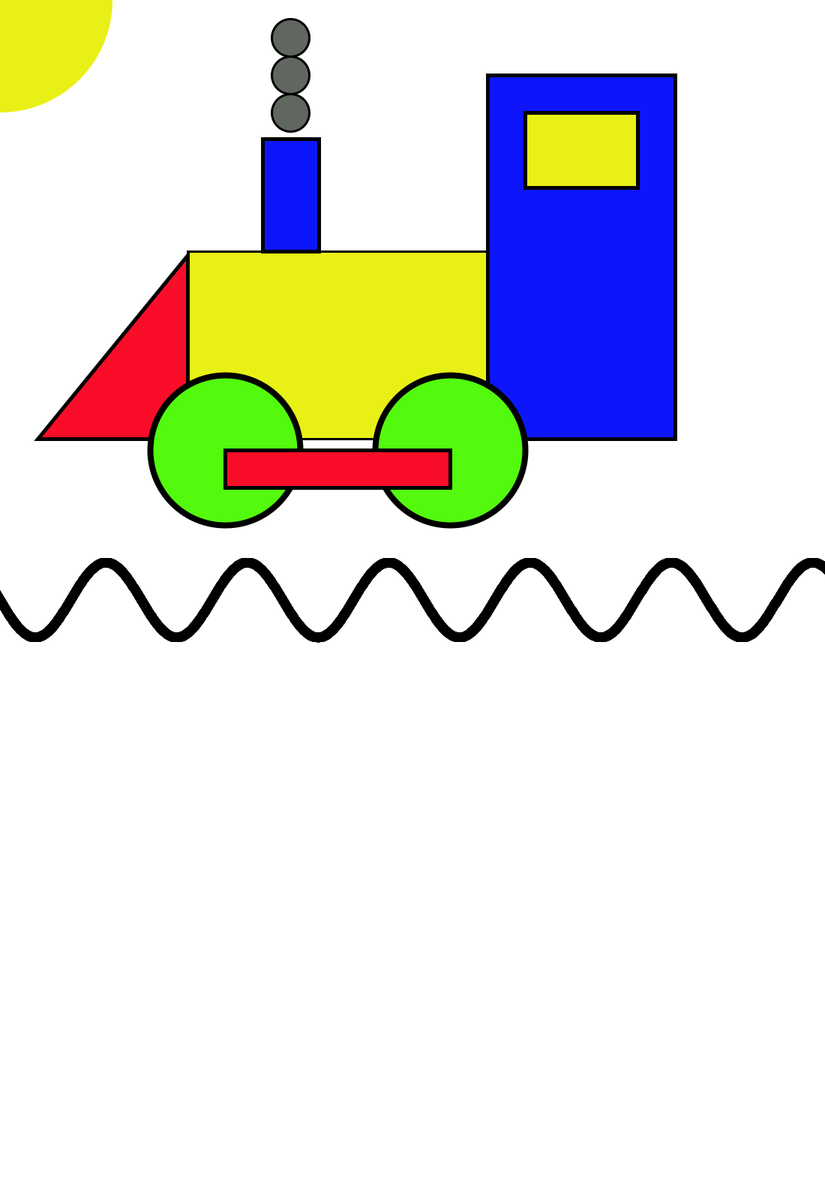
Frame 1 (no input)
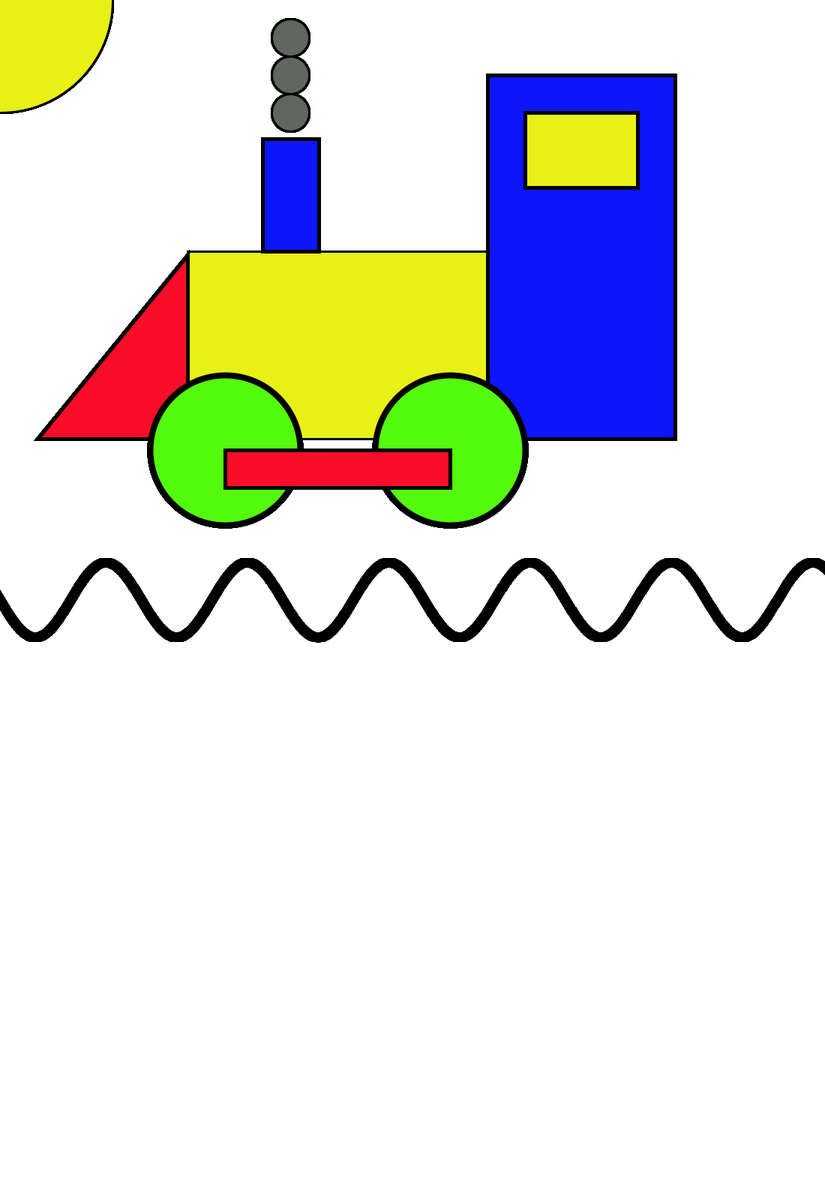
Frame 60 (the mouse pressed at the canvas centre just before this capture)
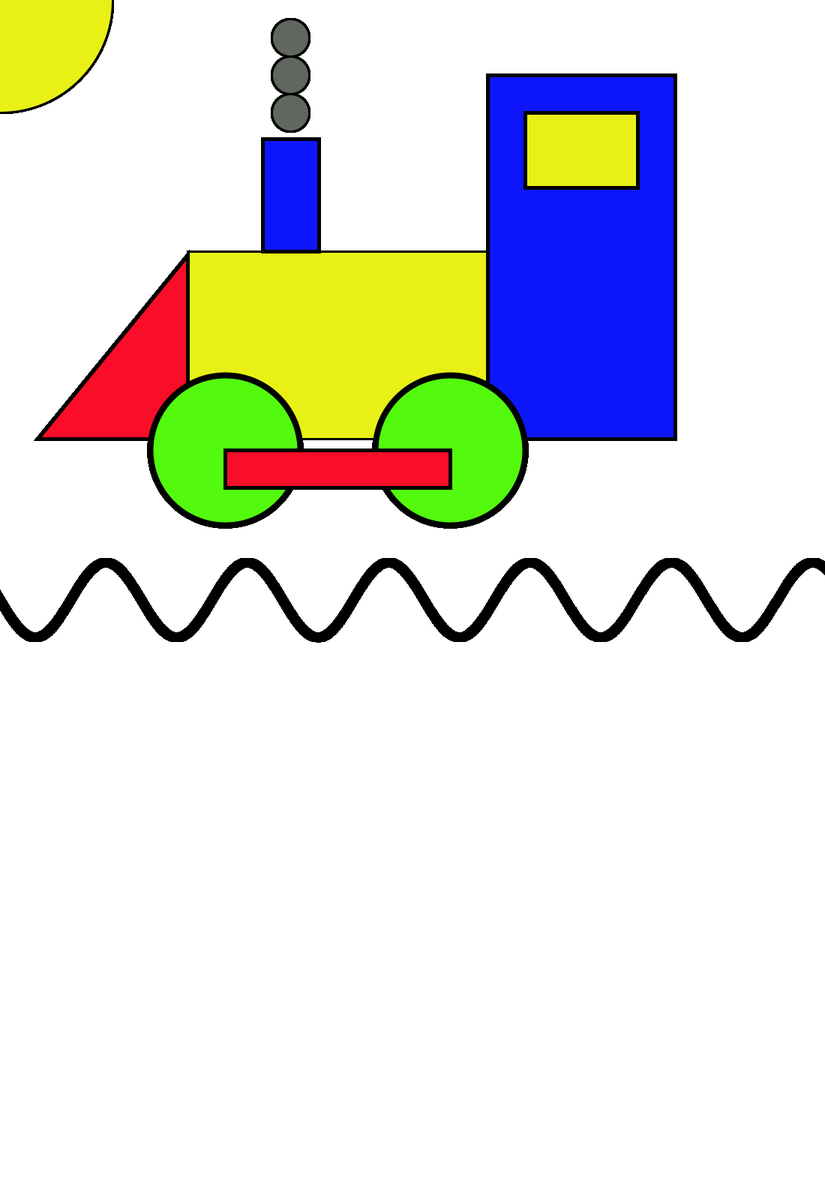
Frame 120 (the mouse held since frame 60 and released just before this capture)

The Processing sketch that drew these frames (run headless with seeded random() and noise(); from frame 60 on, the mouse is pressed at the canvas centre):

// Processing sketch: vmk288_assignment1
// ── vmk288_assignment1.pde
void setup() {
  size(1100,1600);
  background(255);
  noStroke();
}

void draw() {
  // yellow sun
  fill(#E8F016);
  arc(0, 0, 300, 300, 0, PI / 2.0);
  // middle yellow horizontal rectangle 
  stroke(0);
  strokeWeight(3);
  fill(#E8F016);
  rect(250,335,400,250);
  // blue vertical rectangle 
  strokeWeight(5);
  fill(#0D16FA);
  rect(650,100,250,485);
  // small yellow rectangle inside blue rectangle
  fill(#E8F016);
  rect(700,150,150,100);
  // red triangle
  fill(#FA0D28);
  triangle(250,340,250,585,50,585);
  // green circles
  strokeWeight(8);
  fill(#53FA0D);
  ellipse(300,600,200,200);
  ellipse(600,600,200,200);
  // long red rectangle 
  strokeWeight(5);
  fill(#FA0D28);
  rect(300,600,300,50);
  // small blue rectangle
  fill(#0D16FA);
  rect(350,185,75,150);
  // gray smoke circles
  strokeWeight(3);
  fill(#60675E);
  ellipse(387,150,50,50);
  ellipse(387,100,50,50);
  ellipse(387,50,50,50);
  // sin wave for train tracks
  for (float x = -TWO_PI; x < 6*TWO_PI; x+=0.02) {
   // Calculate value
    float y = sin(x);
   // Render wave using ellipse
    ellipse(x*30,height/2+y*50,10,10);

  }
}
  
